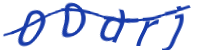
#> input picture split_captcha/00drj.png, 200 x 50 px
$ python split_numpy_remove.py   (Python 2 division)   (older library calls are emulated)
#> lines starting #> are read from the running program, lines starting #| are printed output that depends on the picture; after the words box and inside, x2 and y2 are one past the last pixel; in counts of white or black regions, pixels touching at a corner belong together
# -*- coding: utf-8 -*-
from PIL import Image,ImageEnhance,ImageFilter
import numpy as np
from scipy.misc import imread

def cut_pic(filename):  #图片处理（灰度化，二值化，切割图片）
#> called with filename = '00drj.png'
     filepath = filename
     im = Image.open(filepath)
#> im is the input picture: PIL image 200x50 RGBA; mean R, G, B, A 215.5, 221.5, 240.3, 255
     imgSize = im.size #
#> imgSize = (200, 50)
     print imgSize   #(130, 50)
#| (200, 50)
     imgry = im.convert('L')  #灰度化
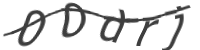
#> imgry: PIL image 200x50 L; min 62, max 255, mean 221.8


     #imgry.show()
     #二值化
     threshold = 120
     table = []
     realcut = []
     for i in range(256):
         if i <threshold:
             table.append(0)
         else:
             table.append(1)
     biPic = imgry.point(table,'1')
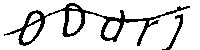
#> biPic: PIL image 200x50 1; 85.3% white; 2 black regions, box (x1, y1, x2, y2) and area: (4, 3, 190, 46) 1330, (162, 14, 183, 50) 139
     #biPic.show()


     bi_w = biPic.width
#> bi_w = 200
     bi_h = biPic.height
#> bi_h = 50

     data = biPic.getdata()
     data = np.matrix(data,dtype='int32')
     #new_data = np.reshape(data,(width,height))
     imarray = np.reshape(data,(bi_h,bi_w))


     reversedarray = 1-imarray
     #print imarray.shape[1]   #列数
     #print reversedImg
     colSumList = np.asarray(reversedarray.sum(axis=0))[0]
#> colSumList = 200 values, max 32 at index 66, min 0 at index 0, mean 7.34
     index_filter = [i for i in range(len(colSumList)) if colSumList[i] <5 and colSumList[i] >1]
#> index_filter = 69 values from 4 to 189
     blank_length = len(index_filter)
#> blank_length = 69
     print "blank_length is " + str(blank_length)
#| blank_length is 69

     start_col = index_filter[0]
#> start_col = 4
     print start_col
#| 4
     start_dict = {}
     for i in range(50-3):
         maxsum = reversedarray[i:i+3, start_col:start_col+5].sum()
         start_dict[maxsum] = i
#> this loop made 47 passes
#> maxsum on passes 1 to 12: 0, 0, 0, 0, 0, 0, 0, 0, 0, 0, 0, 0
#> after the loop, start_dict = {0: 46, 2: 31, 7: 32, 8: 33, 6: 34, 1: 35}
     old_row = start_dict[max(start_dict.keys())]
#> old_row = 33
     old_col = start_col
#> old_col = 4
     print old_row
#| 33

     window_w = 3
     tmp_dict = {}
     for j in range(40):
         for k in range(-2,2):
             new_row = old_row+k
             new_col = old_col + window_w*j
             msum = reversedarray[new_row: new_row+3, new_col:new_col+window_w].sum()
             tmp_dict[msum] = new_row
         new_row = tmp_dict[max(tmp_dict.keys())]


         #reversedarray[new_row: new_row+3, new_col:new_col+window_w] = 0
         old_row = new_row
#> after the loop, tmp_dict = 10 items


     #reversedarray[i:i+3, start_col:start_col+5]


#     for col in index_filter:
#         reversedarray[:,col:col+1] = 0

     np.savetxt("aa.txt", reversedarray, fmt="%d")


     #保存要切割的列
     box = (0, 0, bi_w, bi_h)  # left, upper, right, lower
#> box = (0, 0, 200, 50)
     out = biPic.crop(box)
     #print out.size


     out_w = out.width
#> out_w = 200
     out_h = out.height
#> out_h = 50

     realcut = [0, out_w/4, out_w/2, 3*out_w/4, out_w]
#> realcut = [0, 50, 100, 150, 200]
     #print realcut
     #切割图片
     count = [0,1,2,3]
     child_img_list = []
     for i in count:
         child_img = out.crop((realcut[i],0,realcut[i+1],out_h))
         child_img_list.append(child_img)
#> this loop made 4 passes
#> pass 1, in cut_pic, `child_img = out.crop((realcut[i],0,realcut[i+1],out_h))`:
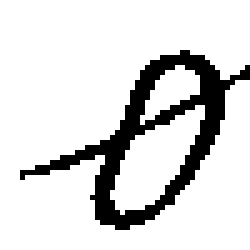
#> child_img: PIL image 50x50 1 (shown 5 times larger); 85% white; 1 black region, box (x1, y1, x2, y2) and area: (4, 10, 50, 46) 375
#> pass 2, in cut_pic, `child_img = out.crop((realcut[i],0,realcut[i+1],out_h))`:
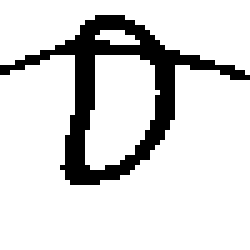
#> child_img: PIL image 50x50 1 (shown 5 times larger); 85% white; 1 black region, box (x1, y1, x2, y2) and area: (0, 3, 50, 37) 376
#> pass 3, in cut_pic, `child_img = out.crop((realcut[i],0,realcut[i+1],out_h))`:
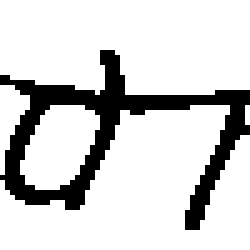
#> child_img: PIL image 50x50 1 (shown 5 times larger); 82% white; 1 black region, box (x1, y1, x2, y2) and area: (0, 10, 50, 46) 451
#> after the loop, child_img_list = 4 items

     # 返回切割的图片
     return child_img_list


if __name__ == '__main__':
    child_img_list = cut_pic('00drj.png')
#> child_img_list = 4 items
    #child_img_list = cut_pic('sd1.jpg')

     #保存切割的图片
    for i in range(0,len(child_img_list)):
        #print child_img_list[i].size    #(28, 28)
        child_img_list[i].save("b%d.jpg" % i)

$ run again, with split_captcha/06CHga_1.png copied over split_captcha/00drj.png
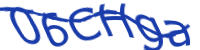
#> input picture split_captcha/06CHga_1.png, 200 x 50 px
#> in cut_pic, im is the input picture: PIL image 200x50 RGBA; mean R, G, B, A 200.1, 208.4, 234.6, 255
#| (200, 50)
#> in cut_pic, `biPic = imgry.point(table,'1')`:
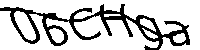
#> biPic: PIL image 200x50 1; 79.2% white; 1 black region, box (x1, y1, x2, y2) and area: (0, 4, 190, 50) 2082
#> colSumList = 200 values, max 20 at index 103, min 0 at index 190, mean 10.41
#> index_filter = [0, 1, 2, 3, 4, 5, 6, 7, 8, 9, 40, 41, 69, 133, 134, 135, 163, 164]
#> blank_length = 18
#| blank_length is 18
#> start_col = 0
#| 0
#> the loop in cut_pic, `for i in range(50-3):` made 47 passes
#> maxsum on passes 1 to 8: 0, 0, 0, 0, 0, 1, 6, 11
#> after the loop in cut_pic, `for i in range(50-3):`: start_dict = {0: 46, 1: 5, 6: 6, 11: 7, 15: 8, 10: 9, 5: 10}
#> old_row = 8
#> old_col = 0
#| 8
#> after the loop in cut_pic, `for j in range(40):`: tmp_dict = 10 items
#> the loop in cut_pic, `for i in count:` made 4 passes
#> pass 3, in cut_pic, `child_img = out.crop((realcut[i],0,realcut[i+1],out_h))`:
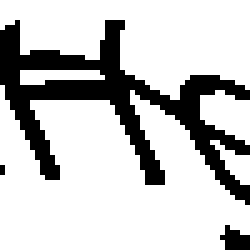
#> child_img: PIL image 50x50 1 (shown 5 times larger); 77.3% white; 3 black regions (1 under 20 px), largest, box (x1, y1, x2, y2) and area: (0, 4, 50, 41) 546, (44, 45, 50, 50) 20
#> after the loop in cut_pic, `for i in count:`: child_img_list = 4 items
#> the loop `for i in range(0,len(child_img_list)):` made 4 passes
